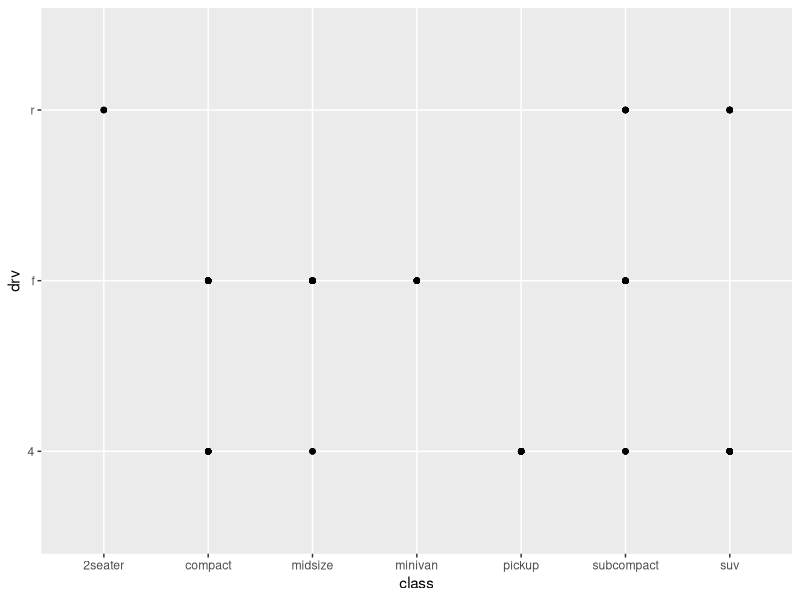
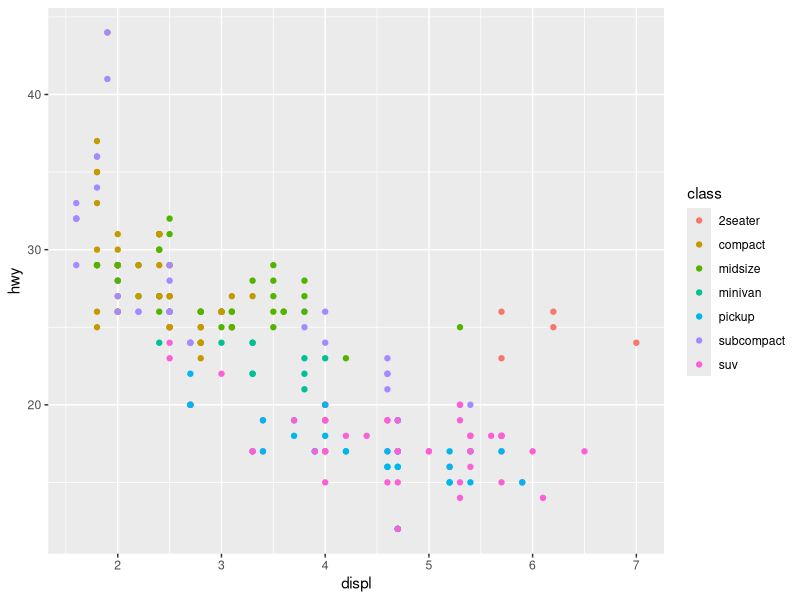
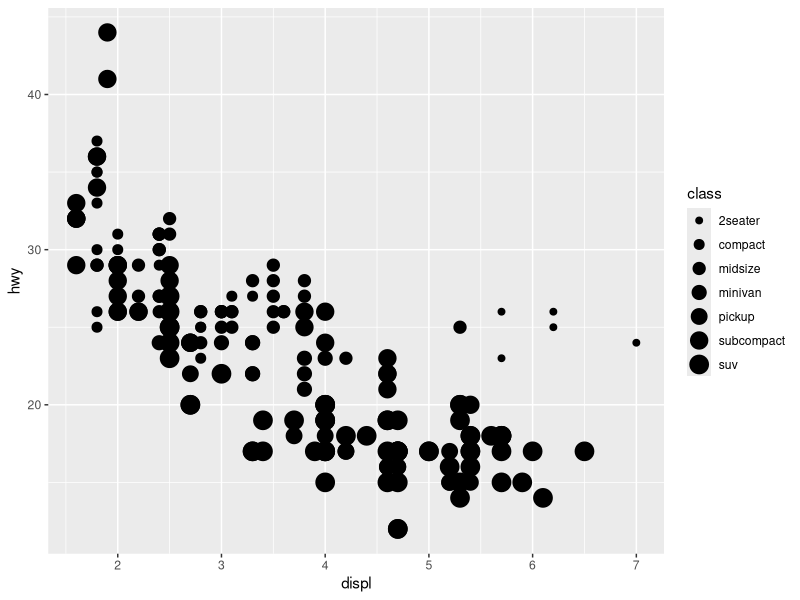
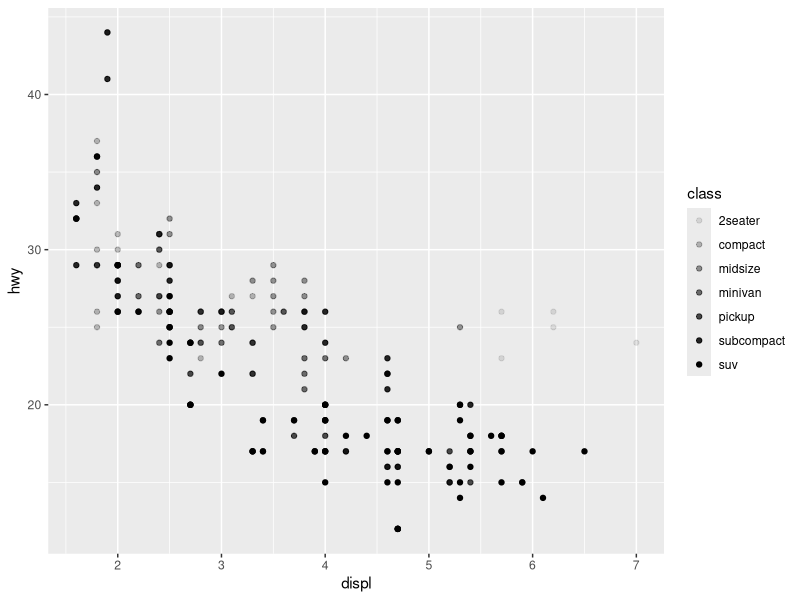
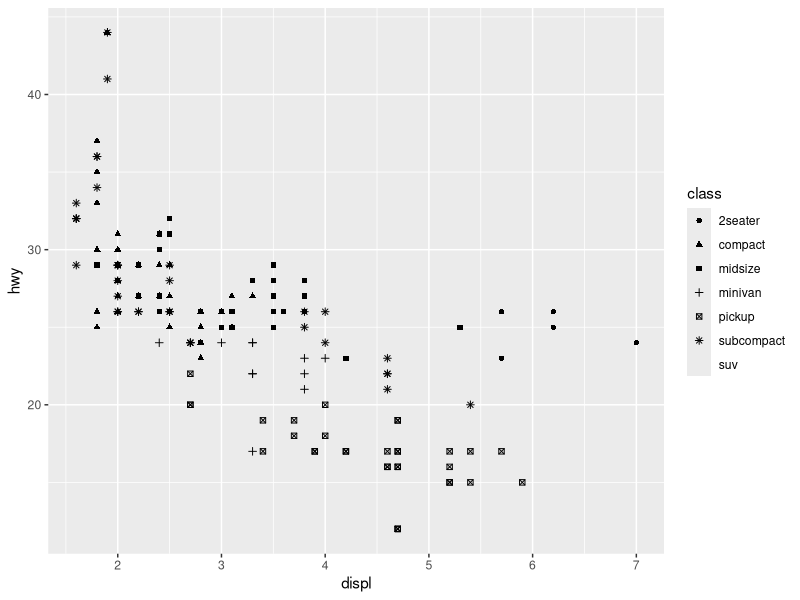
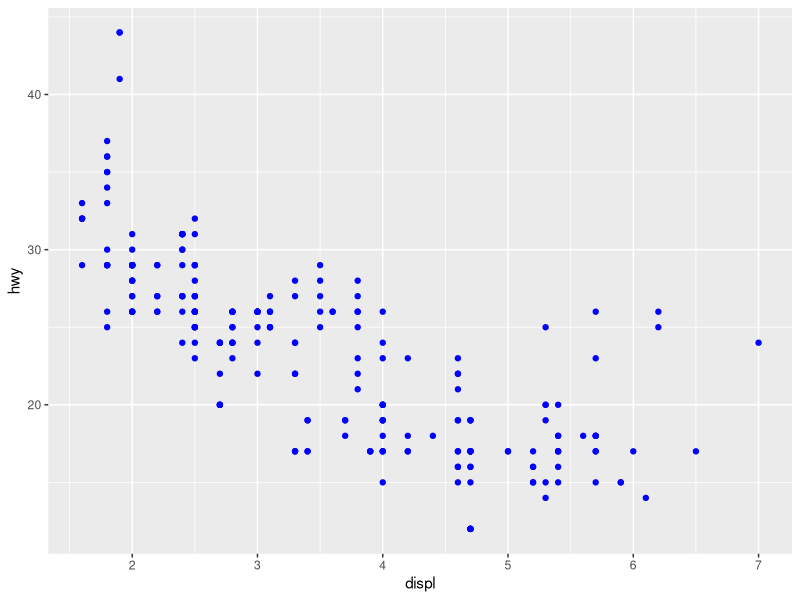
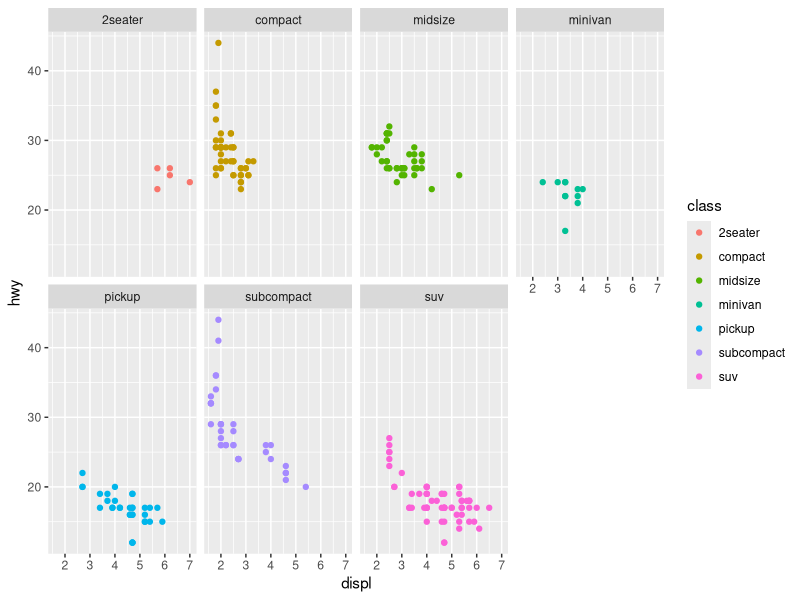

Here is the R script that generated these plots, in order:
# Introdução ao R4dc -----------------------------------------------------------

install.packages("tidyverse")
library(tidyverse)

# Importando Data para nosso projeto R -----------------------------------------

data("mpg")
?mpg #abre um help que indica o significado das nossas variáveis

#colocando nossos dados em um gráfico ------------------------------------------

ggplot(data = mpg) + 
  geom_point(mapping = aes(x = class,y = drv))

# Template para criação de Graficos com ggplot2 --------------------------------
#ggplot(data = <DATA>) + 
#  <GEOM_FUNCTION>(mapping = aes(<MAPPING>))

# Estetizando graficos ---------------------------------------------------------

# Diferenciando por cor
ggplot(data = mpg) + 
  geom_point(mapping = aes(x = displ, y = hwy, color = class))

# Diferenciando por tamanho
ggplot(data = mpg) + 
  geom_point(mapping = aes(x = displ, y = hwy, size = class))
#> Warning: Using size for a discrete variable is not advised.

# Diferenciando por alpha/gradiente
ggplot(data = mpg) + 
  geom_point(mapping = aes(x = displ, y = hwy, alpha = class))

# Diferenciando por formato
ggplot(data = mpg) + 
  geom_point(mapping = aes(x = displ, y = hwy, shape = class))

# Colocando cor de forma manual
ggplot(data = mpg) + 
  geom_point(mapping = aes(x = displ, y = hwy), color = "blue")

# Usando facetas para separar por as variáveis

ggplot(data = mpg) + 
  geom_point(mapping = aes(x = displ, y = hwy, color = class)) + 
  facet_wrap(~ class, nrow = 2)
